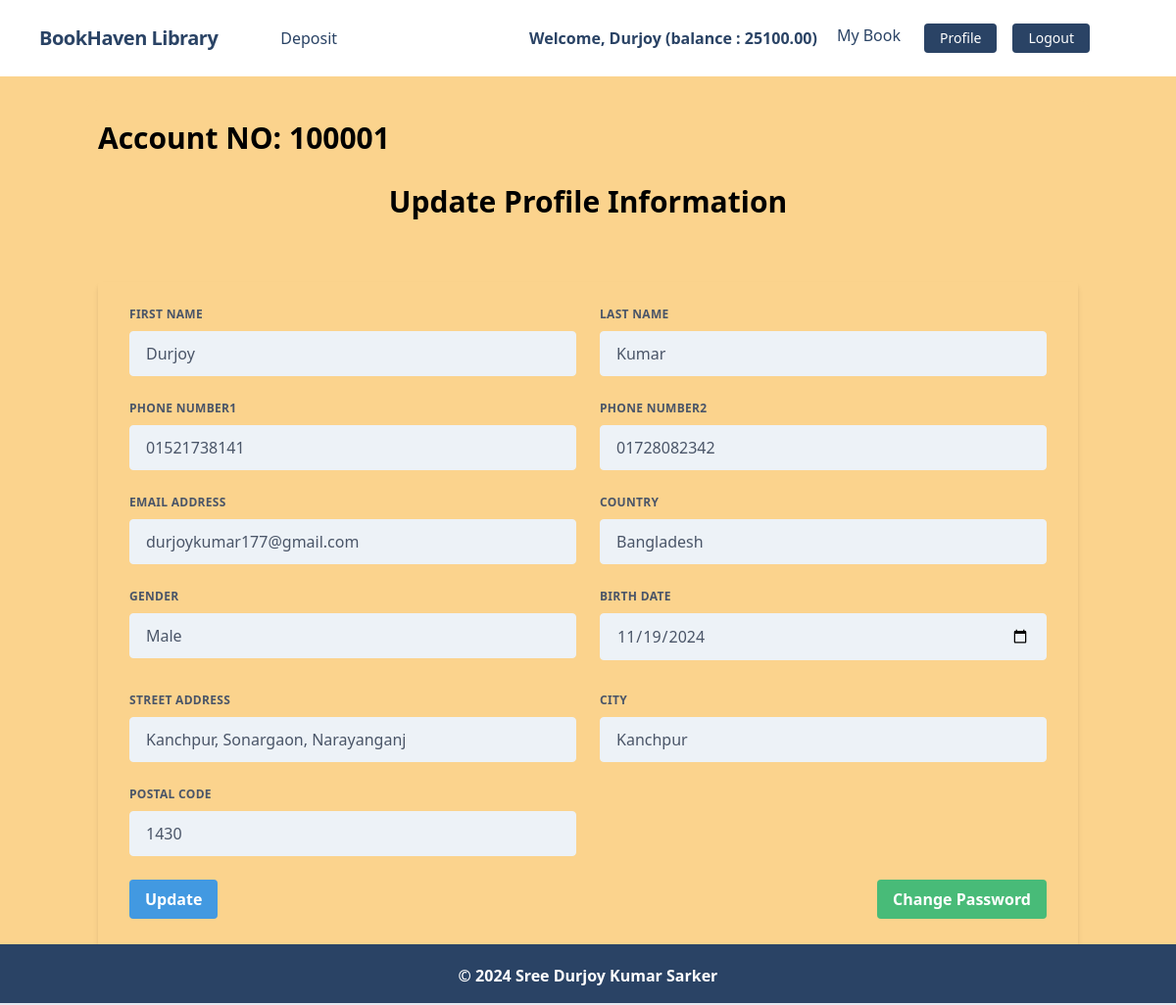
/accounts/profile/ (signed in), run on the app's committed database.
### accounts/models.py (models this page shows, shortened)
class UserAccount(models.Model):
    user = models.OneToOneField(User, related_name='account', on_delete=models.CASCADE)
    account_no = models.PositiveIntegerField(unique=True)  # Account number must be unique and positive
    phone_number1 = models.CharField(max_length=15, unique=True)  # Using CharField for better compatibility with country codes
    phone_number2 = models.CharField(max_length=15, unique=True)  # Same as above
    email = models.EmailField(unique=True)  # To ensure unique emails
    birth_date = models.DateField(null=True, blank=True)
    gender = models.CharField(max_length=10, choices=GENDER_TYPE)
    initial_deposit_date = models.DateField(auto_now_add=True)
    balance = models.DecimalField(default=0, max_digits=12, decimal_places=2)

class UserAddress(models.Model):
    user = models.OneToOneField(User, related_name='address', on_delete=models.CASCADE)
    street_address = models.CharField(max_length=100)
    city = models.CharField(max_length=100)
    postal_code = models.CharField(max_length=20)  # CharField is better for postal codes due to alphanumeric possibilities
    country = models.CharField(max_length=100)

### accounts/views.py (the view, shortened to what this page needs)
# urls.py: path('profile/', UserAccountUpdateView.as_view(), name='profile' ),
class UserAccountUpdateView(View):
    template_name = 'accounts/profile.html'
    def get(self, request):
        form = UserUpdateForm(instance=request.user)
        return render(request, self.template_name, {'form': form})

### accounts/templates/accounts/profile.html (shortened to what this page needs)
{% extends 'base.html' %} {% load static %} {% block head_title %}BookHeaven{% endblock %} {% block content %}
<div class="bg-orange-300 px-3 py-4 rounded-xl my-6">
    <h4 class="font-bold text-3xl text-left pb-5">Account NO: {{request.user.account.account_no}}</h4>
    <h1 class="font-bold text-3xl text-center pb-5">Update Profile Information</h1>
    <div class="w-full mt-10">
        <form method="post" class="bg-transparent shadow-md rounded px-8 pt-6 pb-8 mb-4">
            <div class="flex flex-wrap -mx-3 mb-6">
                <div class="w-full md:w-1/2 px-3 mb-6 md:mb-0">
                    <label class="block uppercase tracking-wide text-gray-700 text-xs font-bold mb-2" for="{{ form.first_name.id_for_label }}">
                        {{ form.first_name.label }}
                    </label> {{ form.first_name }}
                </div>
                <div class="w-full md:w-1/2 px-3">
                    <label class="block uppercase tracking-wide text-gray-700 text-xs font-bold mb-2" for="{{ form.last_name.id_for_label }}">
                        {{ form.last_name.label }}
                    </label> {{ form.last_name }}
                </div>
            </div>
            <div class="flex flex-wrap -mx-3 mb-6">
                <div class="w-full md:w-1/2 px-3 mb-6 md:mb-0">
                    <label class="block uppercase tracking-wide text-gray-700 text-xs font-bold mb-2" for="{{ form.email.id_for_label }}">
                        {{ form.phone_number1.label }}
                    </label> {{ form.phone_number1 }}
                </div>
                <div class="w-full md:w-1/2 px-3 mb-6 md:mb-0">
                    <label class="block uppercase tracking-wide text-gray-700 text-xs font-bold mb-2" for="{{ form.email.id_for_label }}">
                        {{ form.phone_number2.label }}
                    </label> {{ form.phone_number2 }}
                </div>
            </div>
            <div class="flex flex-wrap -mx-3 mb-6">
                <div class="w-full md:w-1/2 px-3 mb-6 md:mb-0">
                    <label class="block uppercase tracking-wide text-gray-700 text-xs font-bold mb-2" for="{{ form.email.id_for_label }}">
                        {{ form.email.label }}
                    </label> {{ form.email }}
                </div>
                <div class="w-full md:w-1/2 px-3">
                    <label class="block uppercase tracking-wide text-gray-700 text-xs font-bold mb-2" for="{{ form.country.id_for_label }}">
                        {{ form.country.label }}
                    </label> {{ form.country }}
                </div>
            </div>
            <div class="flex flex-wrap -mx-3 mb-6">
                <div class="w-full md:w-1/2 px-3 mb-6 md:mb-0">
                    <label class="block uppercase tracking-wide text-gray-700 text-xs font-bold mb-2" for="{{ form.gender.id_for_label }}">
                        {{ form.gender.label }}
                    </label> {{ form.gender }}
                </div>
                <div class="w-full md:w-1/2 px-3 mb-6 md:mb-0">
                    <label class="block uppercase tracking-wide text-gray-700 text-xs font-bold mb-2" for="{{ form.birth_date.id_for_label }}">
                        {{ form.birth_date.label }}
                    </label> {{ form.birth_date }}
                </div>
            </div>
            <div class="flex flex-wrap -mx-3">
                <div class="w-full md:w-1/2 px-3 mb-6 md:mb-0">
                </div>
                <div class="w-full md:w-1/2 px-3 mb-6 md:mb-0">
                </div>
            </div>
            <div class="flex flex-wrap -mx-3 mb-6">
                <div class="w-full md:w-1/2 px-3 mb-6 md:mb-0">
                    <label class="block uppercase tracking-wide text-gray-700 text-xs font-bold mb-2" for="{{ form.street_address.id_for_label }}">
                        {{ form.street_address.label }}
                    </label> {{ form.street_address }}
                </div>
                <div class="w-full md:w-1/2 px-3">
                    <label class="block uppercase tracking-wide text-gray-700 text-xs font-bold mb-2" for="{{ form.city.id_for_label }}">
                        {{ form.city.label }}
                    </label> {{ form.city }}
                </div>
            </div>
            <div class="flex flex-wrap -mx-3 mb-6">
                <div class="w-full md:w-1/2 px-3 mb-6 md:mb-0">
                    <label class="block uppercase tracking-wide text-gray-700 text-xs font-bold mb-2" for="{{ form.postal_code.id_for_label }}">
                        {{ form.postal_code.label }}
                    </label> {{ form.postal_code }}
                </div>
            </div>
            <div class="flex items-center justify-between">
                <button class="bg-blue-500 hover:bg-blue-700 text-white font-bold py-2 px-4 rounded focus:outline-none focus:shadow-outline" type="submit">
                    Update
                </button>
                <a href="{% url 'password_change' %}" class="bg-green-500 hover:bg-green-700 text-white font-bold py-2 px-4 rounded focus:outline-none focus:shadow-outline">
                    Change Password
                </a>
            </div>
        </form>
    </div>
</div>
{% endblock %}

### core/templates/navbar.html (shortened to what this page needs)
<nav class="flex items-center justify-between flex-wrap bg-white p-6 px-10">
    <div class="flex items-center flex-shrink-0 text-white mr-6">
        <span class="font-semibold text-xl tracking-tight text-blue-900"><a href="/">BookHaven Library</a></span>
    </div>
    <div class="w-full block flex-grow lg:flex lg:items-center lg:w-auto px-10">
        {% if request.user.is_authenticated %}
            <div class="text-md lg:flex-grow">
                <a href="{% url 'deposit' %}" class="block mt-4 lg:inline-block lg:mt-0 text-blue-900 hover:text-red-900 hover:font-black mr-4">
                    Deposit
                </a>
            </div>
            <div class="flex w-auto">
                <div class="text-blue-900 my-auto font-black px-5">Welcome, {{ request.user.first_name }} (balance : {{request.user.account.balance}}) </div>
                <div class="text-md lg:flex-grow">
                    <a href="{% url 'book_history' %}" class="block mt-4 lg:inline-block lg:mt-0 text-blue-900 hover:text-red-900 hover:font-black mr-4">
                        My Book
                    </a>
                </div>
                <a href="{% url 'profile' %}" class="mx-2 inline-block font-medium text-sm px-4 py-2 leading-none bg-blue-900 rounded text-white border-white hover:border-transparent hover:text-dark hover:bg-red-700 mt-4 lg:mt-0">Profile</a>
                <form action="{% url 'logout' %}" method="post" class="inline mx-2">
                    <button type="submit" class="font-medium text-sm px-4 py-2 leading-none bg-blue-900 rounded text-white border-white hover:border-transparent hover:text-dark hover:bg-red-700 mt-4 lg:mt-0">
                        Logout
                    </button>
                </form>
            </div>
        {% endif %}
    </div>
</nav>

### data on the page
UserAccount: phone_number1 "01521738141", phone_number2 "01728082342"
UserAddress: country "Bangladesh", street_address "Kanchpur, Sonargaon, Narayanganj", city "Kanchpur", postal_code "1430"

### other printed values
{{ request.user.first_name }} "Durjoy"
{{ request.user.account.balance }} "25100.00"
{{ request.user.account.account_no }} "100001"
